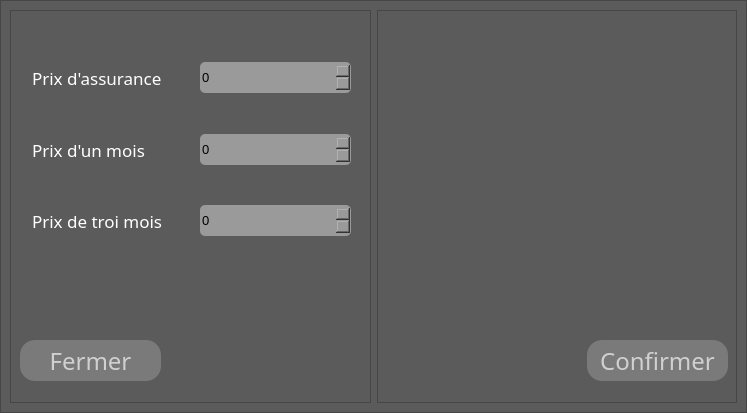
<?xml version="1.0" encoding="UTF-8"?>
<ui version="4.0">
 <class>GymSettings</class>
 <widget class="QMainWindow" name="GymSettings">
  <property name="geometry">
   <rect>
    <x>0</x>
    <y>0</y>
    <width>747</width>
    <height>413</height>
   </rect>
  </property>
  <property name="windowTitle">
   <string>GymSettings</string>
  </property>
  <widget class="QWidget" name="centralwidget">
   <layout class="QVBoxLayout" name="verticalLayout">
    <property name="spacing">
     <number>0</number>
    </property>
    <property name="leftMargin">
     <number>0</number>
    </property>
    <property name="topMargin">
     <number>0</number>
    </property>
    <property name="rightMargin">
     <number>0</number>
    </property>
    <property name="bottomMargin">
     <number>0</number>
    </property>
    <item>
     <widget class="QFrame" name="mainframe">
      <property name="styleSheet">
       <string notr="true">
	background-color: rgb(91, 91, 91);

</string>
      </property>
      <property name="frameShape">
       <enum>QFrame::StyledPanel</enum>
      </property>
      <property name="frameShadow">
       <enum>QFrame::Raised</enum>
      </property>
      <layout class="QHBoxLayout" name="horizontalLayout">
       <item>
        <widget class="QFrame" name="frame">
         <property name="frameShape">
          <enum>QFrame::StyledPanel</enum>
         </property>
         <property name="frameShadow">
          <enum>QFrame::Raised</enum>
         </property>
         <widget class="QSpinBox" name="assuPriceConfig">
          <property name="geometry">
           <rect>
            <x>190</x>
            <y>52</y>
            <width>151</width>
            <height>31</height>
           </rect>
          </property>
          <property name="minimumSize">
           <size>
            <width>0</width>
            <height>24</height>
           </size>
          </property>
          <property name="font">
           <font>
            <pointsize>10</pointsize>
           </font>
          </property>
          <property name="styleSheet">
           <string notr="true">background-color: rgb(154, 154, 154);
border-radius:5px;</string>
          </property>
          <property name="maximum">
           <number>5000</number>
          </property>
          <property name="singleStep">
           <number>100</number>
          </property>
         </widget>
         <widget class="QLabel" name="label_6">
          <property name="geometry">
           <rect>
            <x>22</x>
            <y>52</y>
            <width>144</width>
            <height>31</height>
           </rect>
          </property>
          <property name="font">
           <font>
            <family>Mongolian Baiti</family>
            <pointsize>13</pointsize>
           </font>
          </property>
          <property name="styleSheet">
           <string notr="true">color: rgb(255, 255, 255);</string>
          </property>
          <property name="text">
           <string>Prix d'assurance</string>
          </property>
         </widget>
         <widget class="QLabel" name="label_12">
          <property name="geometry">
           <rect>
            <x>22</x>
            <y>124</y>
            <width>128</width>
            <height>31</height>
           </rect>
          </property>
          <property name="font">
           <font>
            <family>Mongolian Baiti</family>
            <pointsize>13</pointsize>
           </font>
          </property>
          <property name="styleSheet">
           <string notr="true">color: rgb(255, 255, 255);</string>
          </property>
          <property name="text">
           <string>Prix d'un mois</string>
          </property>
         </widget>
         <widget class="QSpinBox" name="moiPriceConfig">
          <property name="geometry">
           <rect>
            <x>190</x>
            <y>124</y>
            <width>151</width>
            <height>31</height>
           </rect>
          </property>
          <property name="minimumSize">
           <size>
            <width>0</width>
            <height>24</height>
           </size>
          </property>
          <property name="font">
           <font>
            <pointsize>10</pointsize>
           </font>
          </property>
          <property name="styleSheet">
           <string notr="true">background-color: rgb(154, 154, 154);
border-radius:5px;</string>
          </property>
          <property name="maximum">
           <number>5000</number>
          </property>
          <property name="singleStep">
           <number>100</number>
          </property>
         </widget>
         <widget class="QLabel" name="label_13">
          <property name="geometry">
           <rect>
            <x>22</x>
            <y>195</y>
            <width>148</width>
            <height>31</height>
           </rect>
          </property>
          <property name="font">
           <font>
            <family>Mongolian Baiti</family>
            <pointsize>13</pointsize>
           </font>
          </property>
          <property name="styleSheet">
           <string notr="true">color: rgb(255, 255, 255);</string>
          </property>
          <property name="text">
           <string>Prix de troi mois</string>
          </property>
         </widget>
         <widget class="QSpinBox" name="troiMoiPriceConfig">
          <property name="geometry">
           <rect>
            <x>190</x>
            <y>195</y>
            <width>151</width>
            <height>31</height>
           </rect>
          </property>
          <property name="minimumSize">
           <size>
            <width>0</width>
            <height>24</height>
           </size>
          </property>
          <property name="font">
           <font>
            <pointsize>10</pointsize>
           </font>
          </property>
          <property name="styleSheet">
           <string notr="true">background-color: rgb(154, 154, 154);
border-radius:5px;</string>
          </property>
          <property name="maximum">
           <number>5000</number>
          </property>
          <property name="singleStep">
           <number>100</number>
          </property>
         </widget>
         <widget class="QPushButton" name="fermer">
          <property name="geometry">
           <rect>
            <x>10</x>
            <y>330</y>
            <width>141</width>
            <height>41</height>
           </rect>
          </property>
          <property name="font">
           <font>
            <family>Mongolian Baiti</family>
            <pointsize>18</pointsize>
           </font>
          </property>
          <property name="styleSheet">
           <string notr="true">QPushButton{
	border-radius:15px;
	color: rgb(208, 208, 208);
	background-color: qlineargradient(spread:pad, x1:0, y1:0, x2:0.422538, y2:0.42, stop:1 rgba(128, 128, 128, 213));
}
QPushButton:hover {
	
	color: rgb(255, 255, 255);
	

 }
</string>
          </property>
          <property name="text">
           <string>Fermer</string>
          </property>
         </widget>
        </widget>
       </item>
       <item>
        <widget class="QFrame" name="frame_2">
         <property name="frameShape">
          <enum>QFrame::StyledPanel</enum>
         </property>
         <property name="frameShadow">
          <enum>QFrame::Raised</enum>
         </property>
         <widget class="QPushButton" name="conf">
          <property name="geometry">
           <rect>
            <x>210</x>
            <y>330</y>
            <width>141</width>
            <height>41</height>
           </rect>
          </property>
          <property name="font">
           <font>
            <family>Mongolian Baiti</family>
            <pointsize>18</pointsize>
           </font>
          </property>
          <property name="styleSheet">
           <string notr="true">QPushButton{
	border-radius:15px;
	color: rgb(208, 208, 208);
	background-color: qlineargradient(spread:pad, x1:0, y1:0, x2:0.422538, y2:0.42, stop:1 rgba(128, 128, 128, 213));
}
QPushButton:hover {
	
	color: rgb(255, 255, 255);
	

 }
</string>
          </property>
          <property name="text">
           <string>Confirmer</string>
          </property>
         </widget>
        </widget>
       </item>
      </layout>
     </widget>
    </item>
   </layout>
  </widget>
 </widget>
 <resources/>
 <connections/>
</ui>
